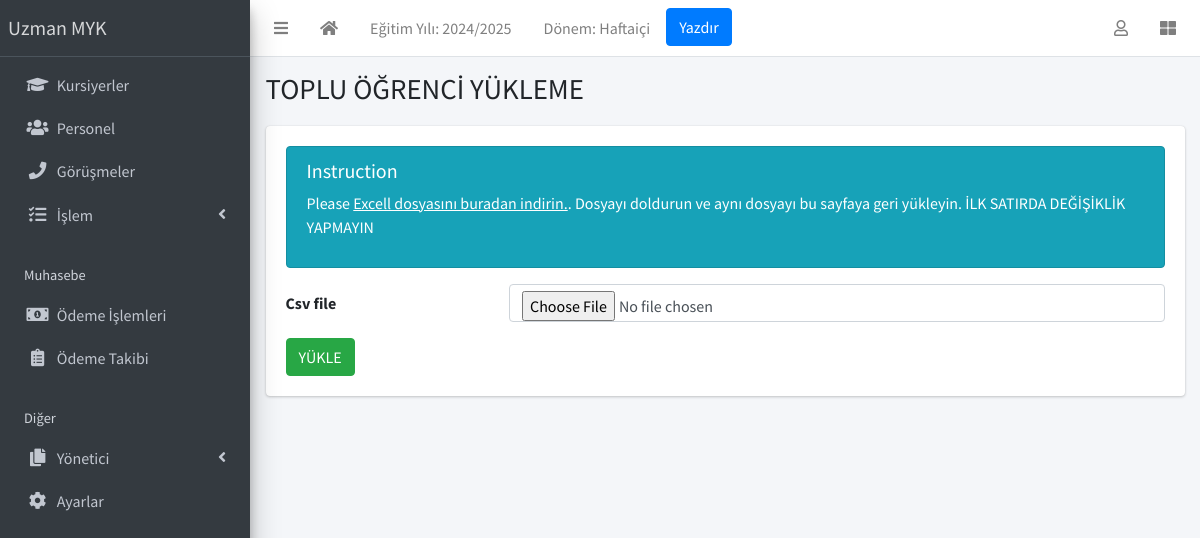
Page /student/upload/ (signed in) on the committed database.
### apps/corecode/models.py (models this page shows, shortened)
class AcademicSession(models.Model):
    name = models.CharField(max_length=200, unique=True, verbose_name = "Eğitim Yılı")
    current = models.BooleanField(default=True, verbose_name = "Aktif Eğitim Yılı")
    class Meta:
        ordering = ["-name"]

class AcademicTerm(models.Model):
    name = models.CharField(max_length=20, unique=True, verbose_name = "Dönem")
    current = models.BooleanField(default=True, verbose_name = "Aktif Dönem")
    class Meta:
        ordering = ["name"]

class SiteConfig(models.Model):
    key = models.SlugField()
    value = models.CharField(max_length=200)

### apps/students/views.py (the view)
# urls.py: path("upload/", StudentBulkUploadView.as_view(), name="student-upload"),
class StudentBulkUploadView(LoginRequiredMixin, SuccessMessageMixin, CreateView):
    model = StudentBulkUpload
    template_name = "students/students_upload.html"
    fields = ["csv_file"]
    success_url = "/student/list"
    success_message = "Kursiyerler başarıyla güncellendi"

### apps/corecode/context_processors.py (called while the page is built)
def site_defaults(request):
    current_session = AcademicSession.objects.get(current=True)
    current_term = AcademicTerm.objects.get(current=True)
    vals = SiteConfig.objects.all()
    contexts = {
        "current_session": current_session.name,
        "current_term": current_term.name,
    }
    for val in vals:
        contexts[val.key] = val.value
    return contexts

### apps/students/templates/students/students_upload.html (shortened to what this page needs)
{% extends 'base.html' %}
{% block title %}
  TOPLU ÖĞRENCİ YÜKLEME
{% endblock title %}
{% block content %}
  <div class="col alert alert-info">
    <h5>Instruction</h5>
    <p>Please <a href="{% url 'download-csv' %}">Excell dosyasını buradan indirin.</a>. Dosyayı doldurun ve aynı dosyayı bu sayfaya geri yükleyin. İLK SATIRDA DEĞİŞİKLİK YAPMAYIN</p>
  </div>
  <form method="POST" enctype="multipart/form-data">
    {% include 'corecode/form_snippet.html' %}
    <input type="submit" class="btn btn-success" value="YÜKLE">
  </form>
{% endblock content %}

### templates/base.html (shortened to what this page needs)
{% load static %}
<!DOCTYPE html>
<html lang="tr">
<head>
  <link rel="stylesheet" href="{% static 'plugins/fontawesome-free/css/all.min.css' %}">
  <link rel="stylesheet" href="{% static 'plugins/toastr/toastr.min.css' %}">
  <link rel="stylesheet"
    href="{% static 'plugins/overlayScrollbars/css/OverlayScrollbars.min.css' %}">
  <link rel="stylesheet" href="{% static 'plugins/Datatables/datatables.min.css' %}" />
  <link rel="stylesheet" href="{% static 'dist/css/adminlte.min.css' %}">
</head>
<body
  class="hold-transition sidebar-mini layout-fixed layout-navbar-fixed layout-footer-fixed">
  <div class="wrapper">
    <nav class="main-header navbar navbar-expand navbar-white navbar-light">
      <ul class="navbar-nav">
        <li class="nav-item">
          <a class="nav-link" data-widget="pushmenu" href="#" role="button"><i
              class="fas fa-bars"></i></a>
        </li>
        <li class="nav-item d-none d-sm-inline-block">
          <a href="{% url 'home' %} " class="nav-link"><i class="fa fa-home"></i></a>
        </li>
        <li class="nav-item d-none d-sm-inline-block">
          <a href="{% url 'current-session' %}" class="nav-link">Eğitim Yılı: {{ current_session }}</a>
        </li>
        <li class="nav-item d-none d-sm-inline-block">
          <a href="{% url 'current-session' %}" class="nav-link">Dönem: {{ current_term }}</a>
        </li>
        <li class="nav-item d-none d-sm-inline-block">
          <button onclick="window.print()" class="btn btn-primary">Yazdır</button>
        </li>
      </ul>
      <ul class="navbar-nav ml-auto">
        <li class="nav-item dropdown">
          <a class="nav-link" data-toggle="dropdown" href="#">
            <i class="far fa-user"></i>
          </a>
        </li>
        <li class="nav-item">
          <a class="nav-link" data-widget="control-sidebar" data-slide="true"
            href="#" role="button"><i class="fas fa-th-large"></i></a>
        </li>
      </ul>
    </nav>
    <aside class="main-sidebar sidebar-dark-primary elevation-4">
      <a href="{% url 'home' %}" class="brand-link">{{ school_name | default:"MySchool" }}</a>
      <div class="sidebar">
        <nav class="mt-2">
          <ul class="nav nav-pills nav-sidebar flex-column"
            data-widget="treeview" role="menu" data-accordion="false">
            <li class="nav-item">
              <a href="{% url 'student-list' %}" class="nav-link">
                <i class="nav-icon fas fa-graduation-cap"></i>
                <p>
                  Kursiyerler
                </p>
              </a>
            </li>
            <li class="nav-item">
              <a href="{% url 'staff-list' %}" class="nav-link">
                <i class="nav-icon fas fa-users"></i>
                <p>
                  Personel
                </p>
              </a>
            </li>
            <li class="nav-item">
              <a href="{% url 'call-list' %}" class="nav-link">
                <i class="nav-icon fas fa-phone"></i>
                <p>
                  Görüşmeler
                </p>
              </a>
            </li>
            <li class="nav-item has-treeview">
              <a href="#" class="nav-link">
                <i class="nav-icon fas fa-tasks"></i>
                <p>
                  İşlem
                  <i class="right fas fa-angle-left"></i>
                </p>
              </a>
            </li>
            <li class="nav-header">Muhasebe</li>
            <li class="nav-item">
              <a href="{% url 'invoice-list' %}" class="nav-link">
                <i class="nav-icon fas fa-money-bill-alt"></i>
                <p>
                  Ödeme İşlemleri
                </p>
              </a>
            </li>
            <li class="nav-item">
              <a href="{% url 'invoice-takip' %}" class="nav-link">
                <i class="nav-icon fas fa-clipboard-list"></i>
                <p>
                  Ödeme Takibi
                </p>
              </a>
            </li>
            <li class="nav-header">Diğer</li>
            <li class="nav-item has-treeview">
              <a href="#" class="nav-link">
                <i class="nav-icon fas fa-copy"></i>
                <p>
                  Yönetici
                  <i class="fas fa-angle-left right"></i>
                </p>
              </a>
            </li>
            <li class="nav-item">
              <a href="{% url 'configs' %}" class="nav-link">
                <i class="nav-icon fas fa-cog"></i>
                <p>
                  Ayarlar
                </p>
              </a>
            </li>
          </ul>
        </nav>
      </div>
    </aside>
    <div class="content-wrapper">
      <section class="content-header">
        <div class="container-fluid">
          <div class="row mb-1">
            <div class="col-sm-8">
              <h1>{% block title %}{% endblock title %}</h1>
            </div>
            <div class="col-sm-4">
            </div>
          </div>
        </div>
      </section>
      <section class="content">
        <div class="container-fluid">
          <div class="row">
            <div class="col-md-12">
              {% block fullcard %}
              <div class="card">
                <div class="card-body">
                  <div class="row">
                    <div class="col">
                      {% block content %}
                      {% endblock content %}
                    </div>
                  </div>
                </div>
              </div>
              {% endblock fullcard %}
            </div>
          </div>
        </div>
      </section>
    </div>
  </div>
</body>
</html>

### rows in the picture
AcademicSession: name "2024/2025"
AcademicTerm: name "Haftaiçi"
SiteConfig: value "Uzman MYK"

### other values in the picture
{{ field.label }} "Csv file"
